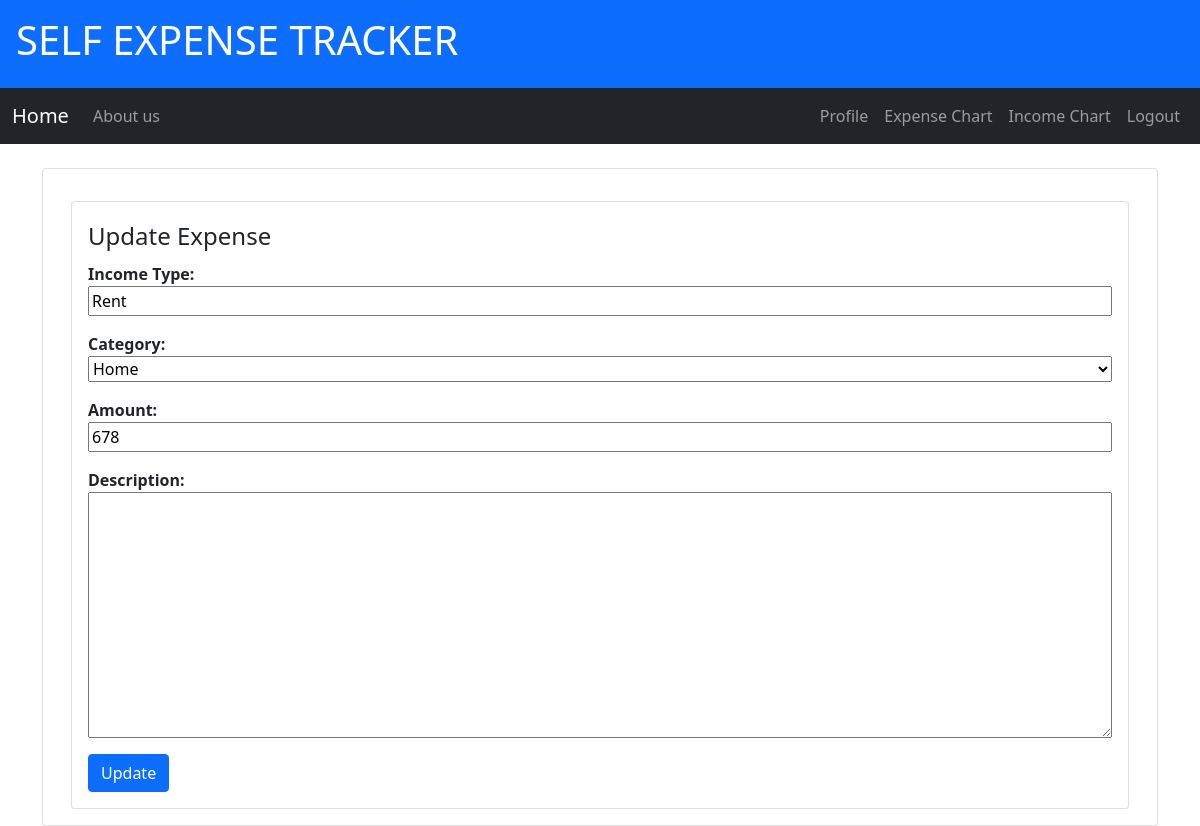
Page /expense/20/update/ (signed in) on the committed database.
### finance/models.py (models this page shows, shortened)
class Expense(models.Model):
    CATEGORY_CHOICES = [
        ('Food', 'Food'),
        ('Clothing', 'Clothing'),
        ('Transportation', 'Transportation'),
        ('Home', 'Home'),
        ('Bills', 'Bills '),
        ('Entertainment', 'Entertainment'),
        ('Household_goods', 'Household Goods'),
        ('personnel_needs', 'Personnel Needs'),
        ('Education', 'Education'),
        ('Sports', 'Sports'),
        ('Others', 'Others'),
    ]
    user = models.ForeignKey(User, on_delete=models.CASCADE)
    expense_type = models.CharField(max_length=25)
    category = models.CharField(max_length=25, choices=CATEGORY_CHOICES)
    date = models.DateTimeField(default=timezone.now)
    amount = models.IntegerField()
    description = models.TextField(blank=True)

### finance/views.py (the view, shortened to what this page needs)
# urls.py: path('expense/<int:pk>/update/', ExpenseUpdateView.as_view(), name='expense-update'),
class ExpenseUpdateView(LoginRequiredMixin, UpdateView):
    model = Expense
    fields = ['date', 'expense_type', 'amount', 'category', 'description']

### finance/templates/finance/expense_form.html (shortened to what this page needs)
{% extends "finance/base.html" %}
{% block content %}
<div class="container mt-3">
    <div class="card">
        <div class="card-body">
            <form method="POST">
                <fieldset>
                    <legend>{% if object %}Update Expense{% else %}Add Expense{% endif %}</legend>
                    <div class="mb-3" style="display: flex; flex-direction: column;">
                        <label style="align-self: flex-start; font-weight: bold;">Income Type:</label>
                        {{ form.expense_type }}
                    </div>
                    <div class="mb-3" style="display: flex; flex-direction: column;">
                        <label style="align-self: flex-start; font-weight: bold;">Category:</label>
                        {{ form.category }}
                    </div>
                    <div class="mb-3" style="display: flex; flex-direction: column;">
                        <label style="align-self: flex-start; font-weight: bold;">Amount:</label>
                        {{ form.amount }}
                    </div>
                    <div class="mb-3" style="display: flex; flex-direction: column;">
                        <label style="align-self: flex-start; font-weight: bold;">Description:</label>
                        {{ form.description }}
                    </div>
                </fieldset>
                <button type="submit" class="btn btn-primary">{% if object %}Update{% else %}Add{% endif %}</button>
            </form>
        </div>
    </div>
</div>
{% endblock %}

### rows in the picture
Expense: expense_type "Rent", category "Home", amount "678"
